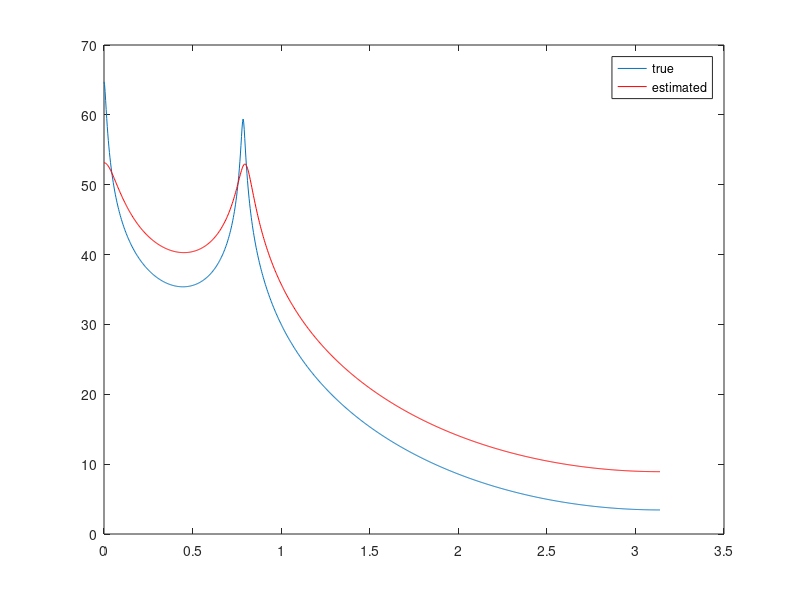

MATLAB code for this plot:
clc
close all
clear all

Nfft = 1024; 
N = 1000; 
sigmae = 10; 
n = 3 ;
a = poly([0.99 0.99*exp(j*pi/4) 0.99*exp(-j*pi/4)])
b = 1 ;
[H, w] = freqz(b, a, Nfft);
%generate signal according to parametric model
z = sigmae*randn(N,1);

y = filter(b, a, z);

%estimate AR coefficients
r = xcorr(y , 'biased');
Rx = toeplitz(r(N:N+n-1), r (N:-1:N-n+1));
rz = r(N+1:N+n ) ;
theta = -Rx^(-1)*rz;
varz = r(N) +sum(theta.*r(N-1:-1:N-n))


%visualize estimated and true power specrum
plot(w, 10*log10(sigmae^2*abs(H).^2))

hold on
[He, w] = freqz(1 ,[ 1; theta ], Nfft);
plot(w, 10*log10(varz*abs(He).^2), 'r')
legend ('true', 'estimated');
hold off
